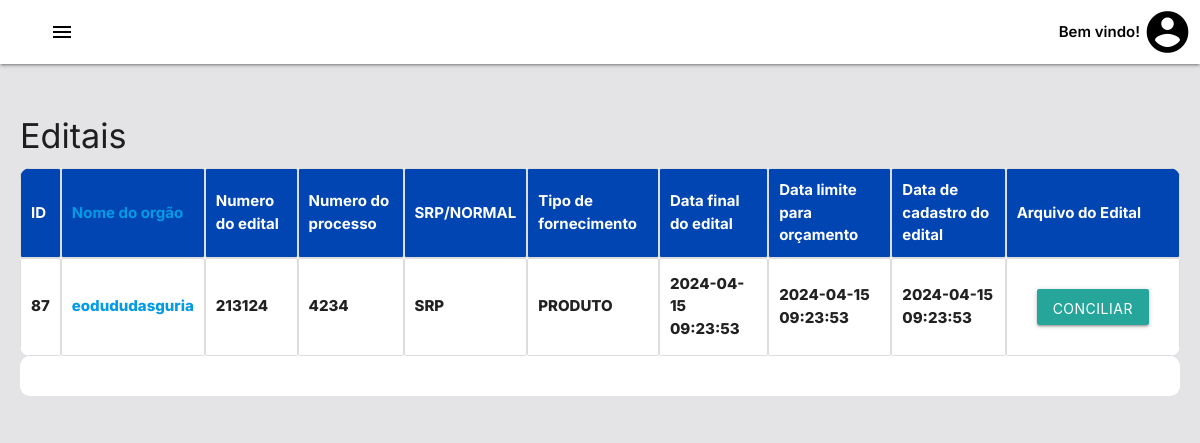
Before: /teste/tabelaEditais.php with the older database file.
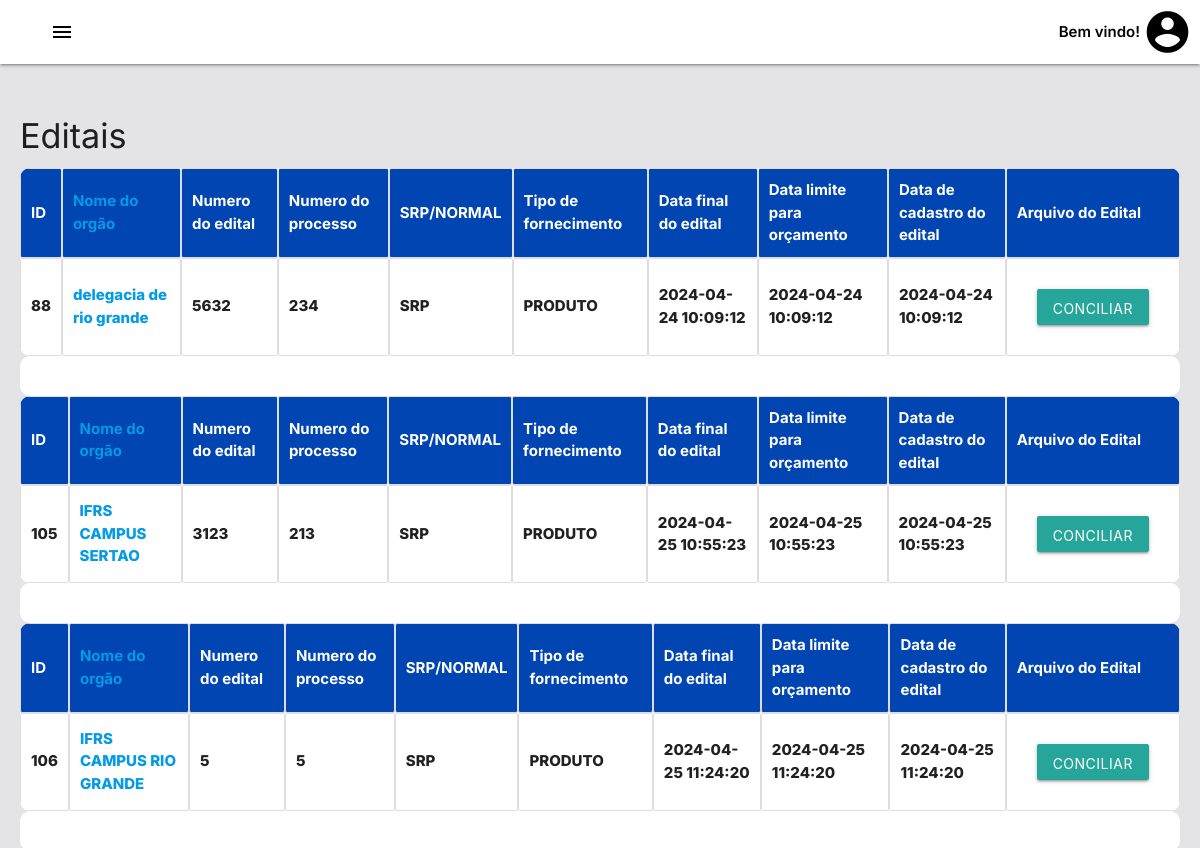
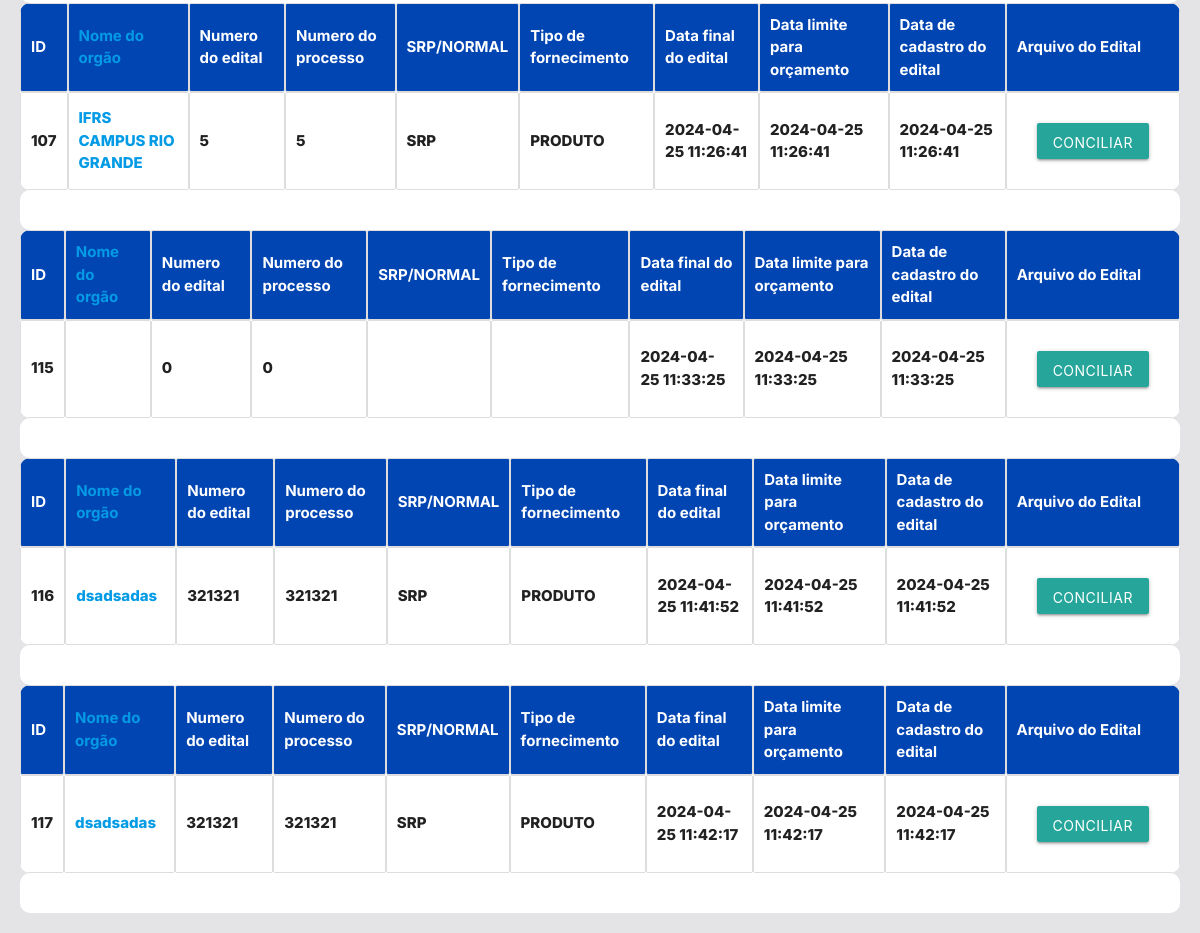
After: the same page with the newer database file (2 pictures, top to bottom).
### tables this page shows
CREATE TABLE `editais` (
  `id` int(11) NOT NULL,
  `nome_edital` varchar(255) DEFAULT NULL,
  `nome_orgao_edital` varchar(255) DEFAULT NULL,
  `numero_edital` float DEFAULT NULL,
  `numero_processo` float DEFAULT NULL,
  `modalidade_edital` varchar(255) DEFAULT NULL,
  `tipo_documento` varchar(255) DEFAULT NULL,
  `tipo_fornecimento` varchar(255) DEFAULT NULL,
  `data_final_edital` datetime DEFAULT NULL,
  `data_cadastro_edital` datetime DEFAULT NULL,
  `data_limite_orcamento_edital` datetime DEFAULT NULL,
  `valor_referencia_produto` float DEFAULT NULL,
  `arquivo_edital` varchar(255) DEFAULT NULL
);

### teste/tabelaEditais.php (the view, shortened to what this page needs)
<!DOCTYPE html>
<html lang="en">
<head>
    <link rel="stylesheet" href="https://cdnjs.cloudflare.com/ajax/libs/materialize/1.0.0/css/materialize.min.css">
    <link rel="stylesheet" href="css/styles.css" />
</head>
<body>
<nav>
    <div class="nav-wrapper white" style="display: flex; align-items: center;">
        <a href="#" id="sidebar-toggle" class="right"><i class="material-icons" style="margin-left: 50px;">menu</i></a>
        <a href="paginaInicialAdmin.php" style="margin-left: auto;"><p class="black-text" style="margin-right: 60px;">Bem vindo! <?php echo $_SESSION['nome'] ?> </p></a>
        <i class="large material-icons brand-logo right" style="font-size: 50px;">account_circle</i>
    </div>
</nav>
<div class="main-content">
    <h4>Editais</h4>
    <section class="usuarios">
        <?php
        $host = "localhost";
        $dbname = "allume";
        $username = "root";
        $password = "";
        $dbcon = mysqli_connect($host, $username, $password, $dbname);
        $query_editais = "SELECT * FROM editais";
        $result_editais = mysqli_query($dbcon, $query_editais);
        if ($result_editais) {
                while ($row = mysqli_fetch_assoc($result_editais)) {
                     $num_rows = mysqli_num_rows($result_editais);
            if ($num_rows > 0) {
                echo "<table class='funcionarios' id='tabela_editais'>";
                echo "<thead>";
                echo "<tr  >";
                echo "<th>ID</th>";
                echo "<th><a href='index.php'>Nome do orgão</a></th>";
                echo "<th>Numero do edital</th>";
                echo "<th>Numero do processo</th>";
                echo "<th>SRP/NORMAL</th>";
                echo "<th>Tipo de fornecimento</th>";
                echo "<th>Data final do edital</th>";
                echo "<th>Data limite para orçamento</th>";
                echo "<th>Data de cadastro do edital</th>";
                echo "<th>Arquivo do Edital</th>";
                echo "</tr>";
                echo "</thead>";
                echo "<tbody>";
                    echo "<tr>";
                    echo "<td onclick=\"enviarFormulario('" . $row['id'] . "')\">" . $row["id"] . "</td>";
                     echo "<td onclick=\"enviarFormulario('" . $row['id'] . "')\" ><a href='index.php'>" . $row["nome_orgao_edital"] . "</a></td>";
                    echo "<td onclick=\"enviarFormulario('" . $row['id'] . "')\">" . $row["numero_edital"] . "</td>";
                    echo "<td onclick=\"enviarFormulario('" . $row['id'] . "')\">" . $row["numero_processo"] . "</td>";
                    echo "<td onclick=\"enviarFormulario('" . $row['id'] . "')\">" . $row["tipo_documento"] . "</td>";
                    echo "<td onclick=\"enviarFormulario('" . $row['id'] . "')\">" . $row["tipo_fornecimento"] . "</td>";
                    echo "<td onclick=\"enviarFormulario('" . $row['id'] . "')\">" . $row["data_final_edital"] . "</td>";
                    echo "<td onclick=\"enviarFormulario('" . $row['id'] . "')\">" . $row["data_limite_orcamento_edital"] . "</td>";
                    echo "<td onclick=\"enviarFormulario('" . $row['id'] . "')\">" . $row["data_cadastro_edital"] . "</td>";
                    echo "<td>";
                    echo "
                    <div class='card-body'>
                        <form method='post' action='conciliacao.php'>
                            <input type='hidden' name='id' value='" . $row['id'] . "'>
                            <button type='submit' class='btn btn-primary'>
                                <i class='fa fa-cart-plus mr-2'></i>Conciliar
                            </button>
                        </form>
                    </div>
                   ";
                    echo "</td>";
                    echo "</tr>";
                }
                echo "</tbody>";
                echo "</table>";
                echo "<div class='card-body'>
                <form id='formulario_info_editais' method='post' action='infoEditais.php'>
                    <input type='hidden' id='id_editais' name='id' value='" . $row['id'] . "'>
                </form>
            </div>";
            }
        } else {
            echo "Erro na consulta: " . mysqli_error($dbcon);
        }
        ?>
    </section>
</div>
</body>
</html>

Changed rows visible on the page:
removed editais: id "87", nome_orgao_edital "eodududasguria", numero_edital "213124", numero_processo "4234", tipo_documento "SRP", tipo_fornecimento "PRODUTO", data_final_edital "2024-04-15 09:23:53", data_limite_orcamento_edital "2024-04-15 09:23:53", data_cadastro_edital "2024-04-15 09:23:53"
added editais: id "88", nome_orgao_edital "delegacia de rio grande", numero_edital "5632", numero_processo "234", tipo_documento "SRP", tipo_fornecimento "PRODUTO", data_final_edital "2024-04-24 10:09:12", data_limite_orcamento_edital "2024-04-24 10:09:12", data_cadastro_edital "2024-04-24 10:09:12"
added editais: id "105", nome_orgao_edital "IFRS CAMPUS SERTAO", numero_edital "3123", numero_processo "213", tipo_documento "SRP", tipo_fornecimento "PRODUTO", data_final_edital "2024-04-25 10:55:23", data_limite_orcamento_edital "2024-04-25 10:55:23", data_cadastro_edital "2024-04-25 10:55:23"
added editais: id "106", nome_orgao_edital "IFRS CAMPUS RIO GRANDE", numero_edital "5", numero_processo "5", tipo_documento "SRP", tipo_fornecimento "PRODUTO", data_final_edital "2024-04-25 11:24:20", data_limite_orcamento_edital "2024-04-25 11:24:20", data_cadastro_edital "2024-04-25 11:24:20"
added editais: id "107", nome_orgao_edital "IFRS CAMPUS RIO GRANDE", numero_edital "5", numero_processo "5", tipo_documento "SRP", tipo_fornecimento "PRODUTO", data_final_edital "2024-04-25 11:26:41", data_limite_orcamento_edital "2024-04-25 11:26:41", data_cadastro_edital "2024-04-25 11:26:41"
added editais: id "115", numero_edital "0", numero_processo "0", data_final_edital "2024-04-25 11:33:25", data_limite_orcamento_edital "2024-04-25 11:33:25", data_cadastro_edital "2024-04-25 11:33:25"
added editais: id "116", nome_orgao_edital "dsadsadas", numero_edital "321321", numero_processo "321321", tipo_documento "SRP", tipo_fornecimento "PRODUTO", data_final_edital "2024-04-25 11:41:52", data_limite_orcamento_edital "2024-04-25 11:41:52", data_cadastro_edital "2024-04-25 11:41:52"
added editais: id "117", nome_orgao_edital "dsadsadas", numero_edital "321321", numero_processo "321321", tipo_documento "SRP", tipo_fornecimento "PRODUTO", data_final_edital "2024-04-25 11:42:17", data_limite_orcamento_edital "2024-04-25 11:42:17", data_cadastro_edital "2024-04-25 11:42:17"
